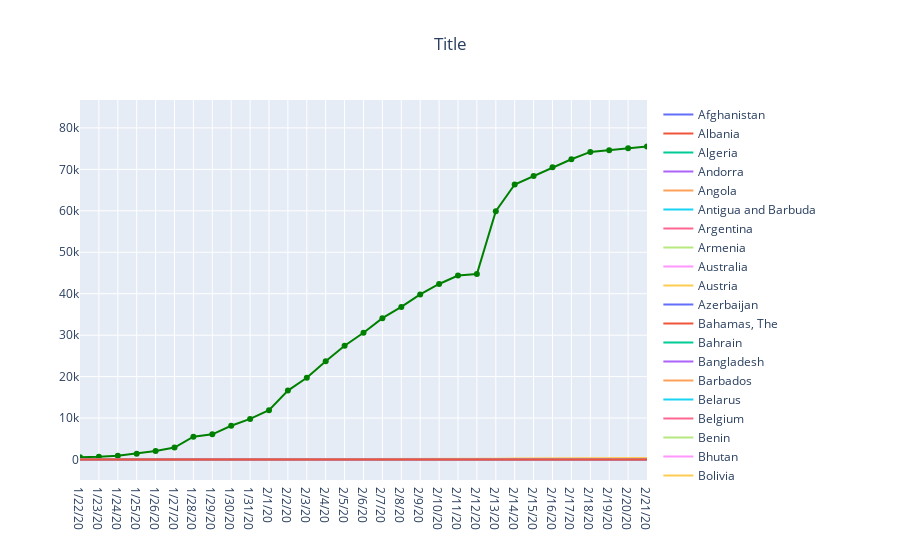

Here is the notebook cell this chart was saved with:
### Code cell
countries = confirmed_per_country.index
plot_ts_plotly(confirmed_per_country,countries)
